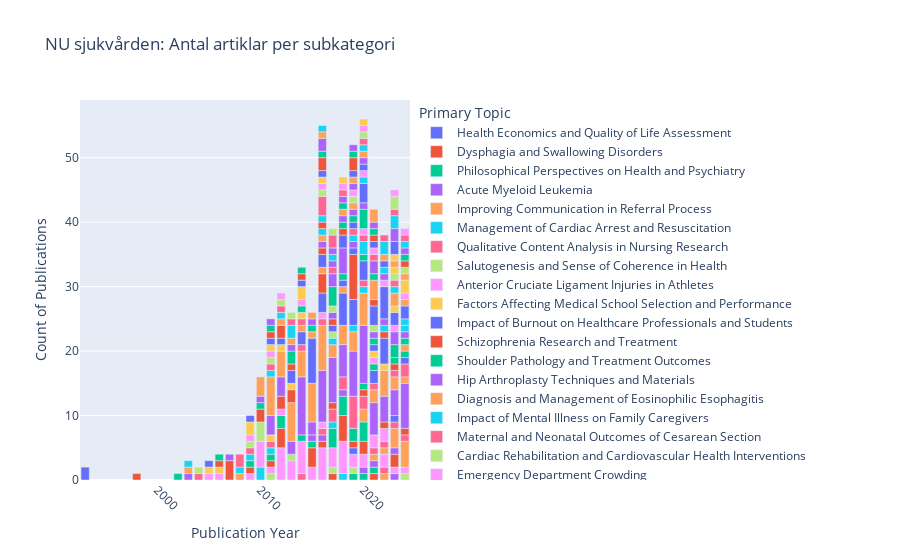

Write notebook code for a chart like this one.
### Code cell
import pandas as pd
import plotly.express as px

# Creating a new DataFrame that groups by primary topic and counts the number of rows
topic_counts = df['primary_topic.display_name'].value_counts()

# Filtering the original DataFrame to include only topics with at least 5 publications
filtered_df = df[df['primary_topic.display_name'].isin(topic_counts[topic_counts >= 2].index)]

# Grouping the filtered DataFrame by publication year and primary topic
filtered_df_grouped = filtered_df.groupby(['publication_year', 'primary_topic.display_name']).size().reset_index(name='count')

# Plotting with Plotly
fig = px.bar(
    filtered_df_grouped,
    x='publication_year',
    y='count',
    color='primary_topic.display_name',
    title='NU sjukvården: Antal artiklar per subkategori',
    labels={'publication_year': 'Publication Year', 'count': 'Count of Publications'},
)

fig.update_layout(
    xaxis_title='Publication Year',
    yaxis_title='Count of Publications',
    legend_title='Primary Topic',
    xaxis=dict(tickangle=45),
    legend=dict(
        title='Primary Topic',
        orientation='v',
        x=1.02,
        y=1,
        xanchor='left',
        yanchor='top'
    )
)

fig.show()
